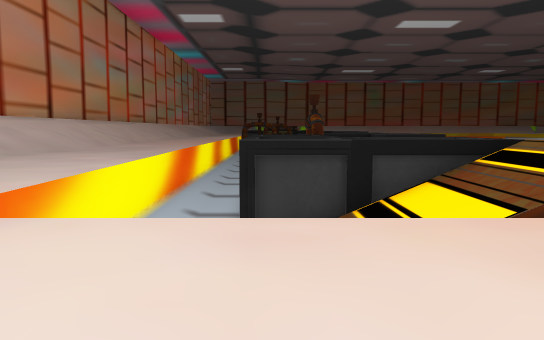
[1] (above)

24 first-person views from a walk through a scene from a Unity 3-D project. The camera is 1.5 m above the floor, tilts 6° down and sees 70° across. The floor is counted in squares, 2 m on a side. Each view is taken from the middle of a square. On the plan, view 1 faces up. The plan holds only what a view shows up to about 12 squares ahead; the rest is blank. The place goes on beyond the plan.

[2]
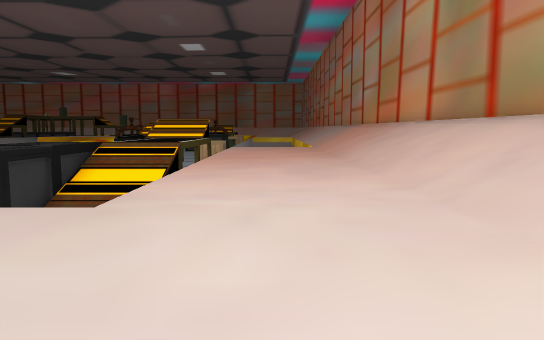

[3]
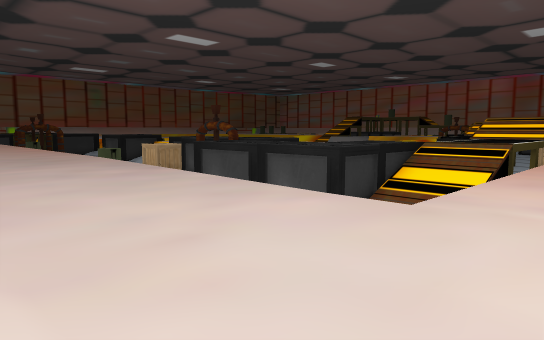

[4]
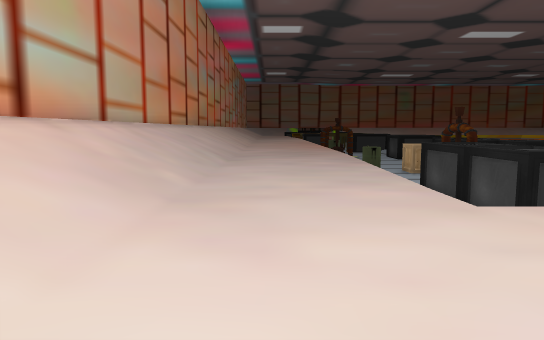

[5]
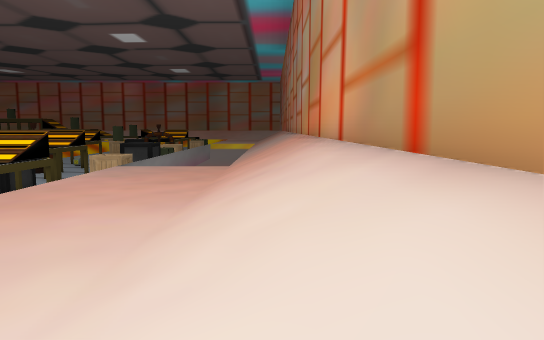

[6]
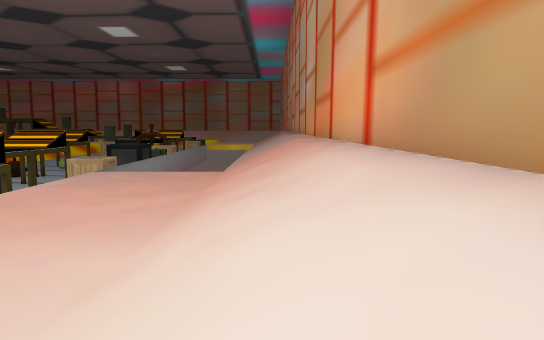

[7]
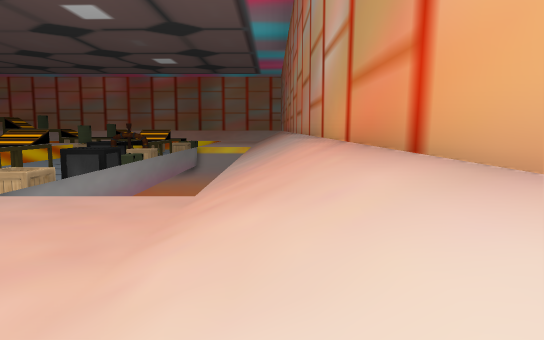

[8]
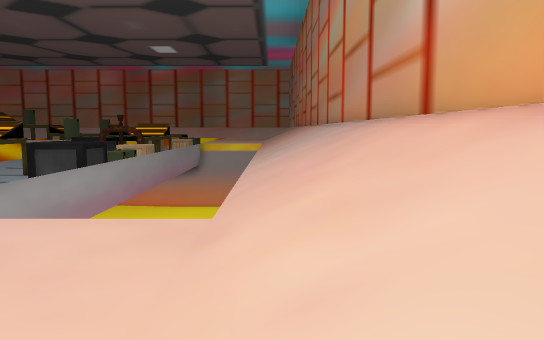

[9]
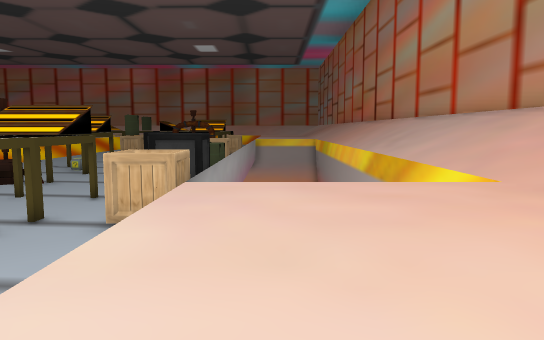

[10]
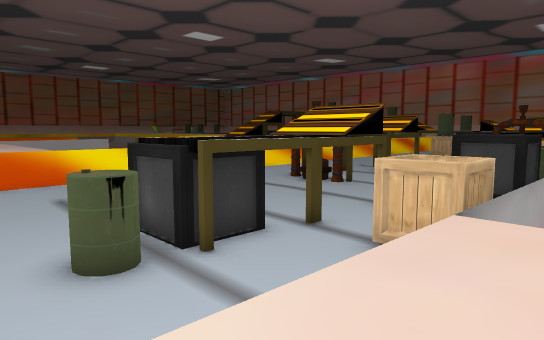

[11]
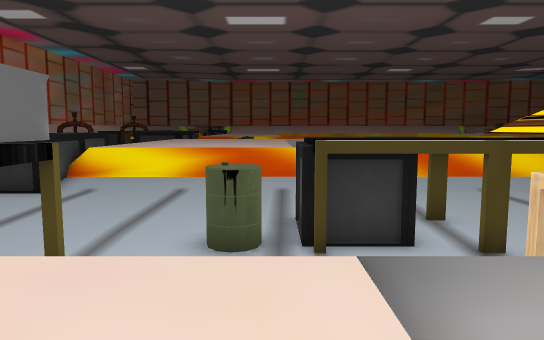

[12]
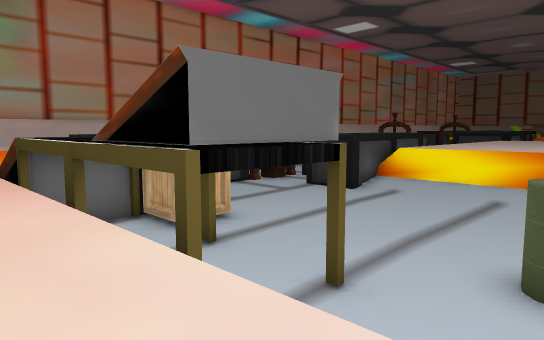

[13]
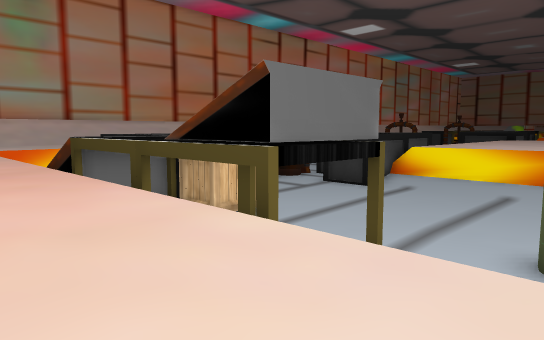

[14]
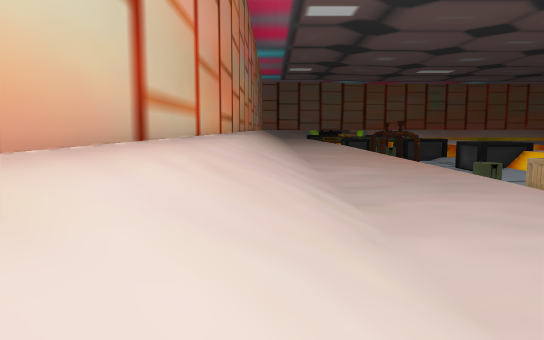

[15]
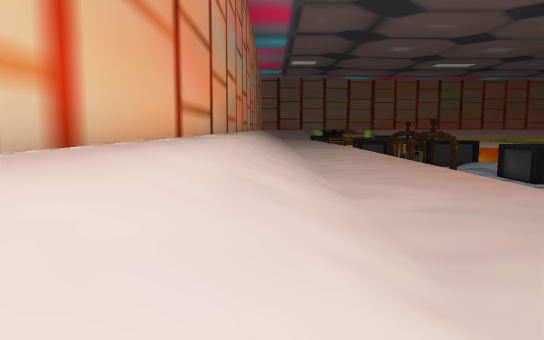

[16]
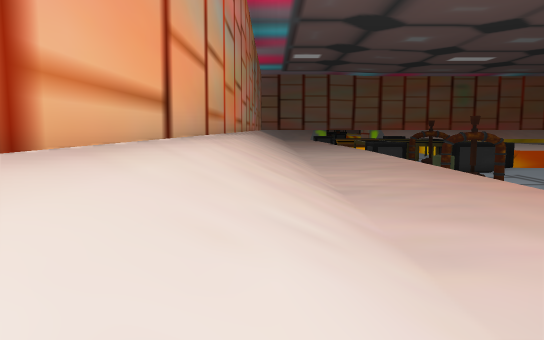

[17]
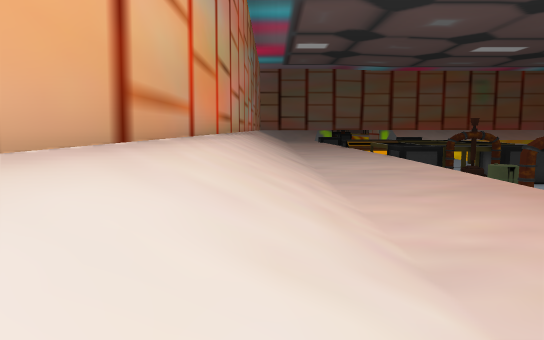

[18]
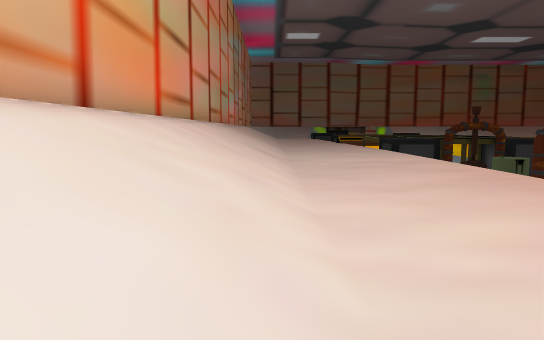

[19]
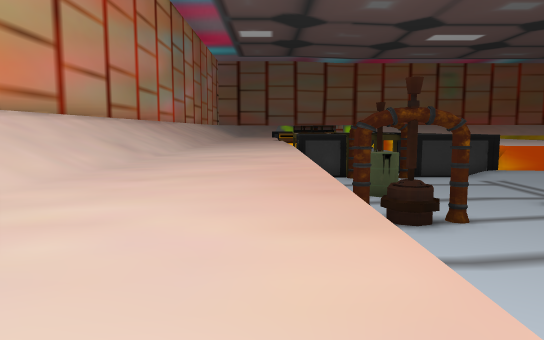

[20]
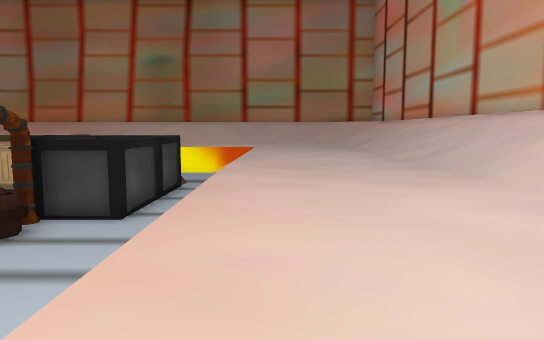

[21]
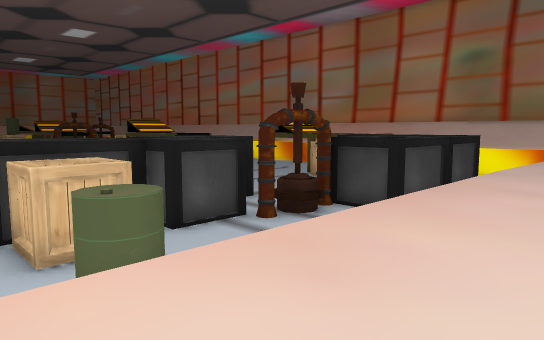

[22]
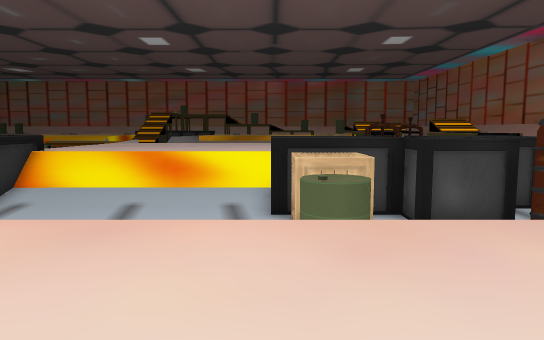

[23]
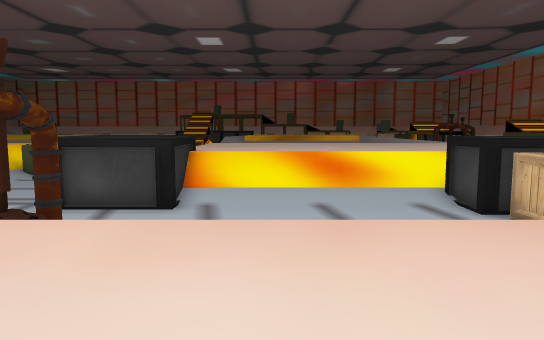

[24]
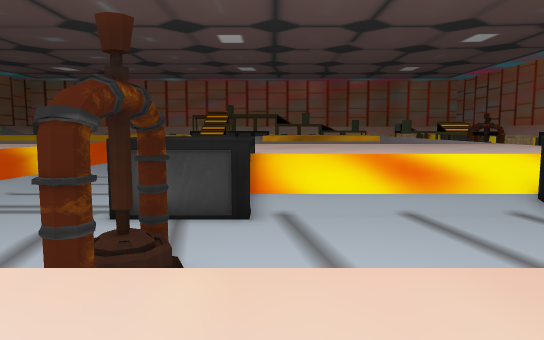

### Floor plan
Key: @ floor where view 1 was taken; # wall or solid block; x gap in a wall; . main floor; : floor 0.25 m higher than the main floor; - floor 0.5 m lower than the main floor; _ floor 1.5 m lower than the main floor; < floor 2 m lower than the main floor; ( floor 2.25 m lower than the main floor; ! floor 2.5 m lower than the main floor; ? floor 2.75 m lower than the main floor; / step, stairs or slope; = window, fence, low wall or low ledge; ^ raised ledge; v drop or lower ground; B barrel.
Columns run from 11 left of view 1 to 21 right of it. Each row starts with its distance up from view 1.
 32 #///....v B !!!!!
 31 #///....v ! !!!!!
 30 #///....v !!!!!^^ ^
 29 #///....v!v!!!!^  ^
 28 #///....v!v!!!!^^^^
 27 #///....v !!!!!!vv:
 26 #///....v !!!!!!<v:
 25 #///....v !!!!!!<v:
 24 #///....v   !!!!<-:
 23 #///....v   !!!!<#:
 22 #///....v   !!!!<#:
 21 #///....v     !!<#:
 20 #///....v   !!####:
 19 #///....v   ###  #:
 18 #///....v   ###
 17 #///....v   !##
 16 #///....v !!!#
 15 #///....v !!##      ######
 14 #///....v !!##!#   (((((((
 13 #///....v !!##!#  !!!!!!!!   !!!
 12 #///....v!!##   !!!!!!!!!!  !!!!
 11 #///....v!!#    !!!!!!!!!!  !!!!
 10 #///....v!!#   !!!!!!!!!!###!!!#
  9 #///....v!!#   !!!!!!!!  # #!!!!
  8 #///....v! #     #!!!!!B####!!!!
  7 #///....v  #   ###?????B #??#??#
  6 #///....v  ########??#????????
  5 #///....v   _-##      ?????#
  4  ///....v    v#=  x  x     ##=
  3  ///.....................########
  2   //.....................
  1    /.....................
  0    /.......@.............
 -1      ....................vvvvvvv
 -2      / //////////////////////////
 -3         /////////////////////////
 -4           ///////////////////////
 -5            ######################

Positions as (right, up) in squares from view 1, and headings:
1: (0, 0), facing up
2: (-8, 1), facing right
3: (-8, 1), facing up-right
4: (-6, -2), facing up
5: (-2, -3), facing right
6: (0, -3), facing right
7: (5, -3), facing right
8: (9, -2), facing right
9: (8, 2), facing right
10: (10, 2), facing up-right
11: (13, 1), facing up
12: (13, 2), facing up-left
13: (13, 1), facing up-left
14: (-9, 4), facing up
15: (-9, 9), facing up
16: (-9, 13), facing up
17: (-9, 18), facing up
18: (-8, 20), facing up
19: (-4, 20), facing up
20: (-4, 21), facing down
21: (-5, 21), facing down-right
22: (-6, 20), facing right
23: (-6, 25), facing right
24: (-5, 27), facing right
